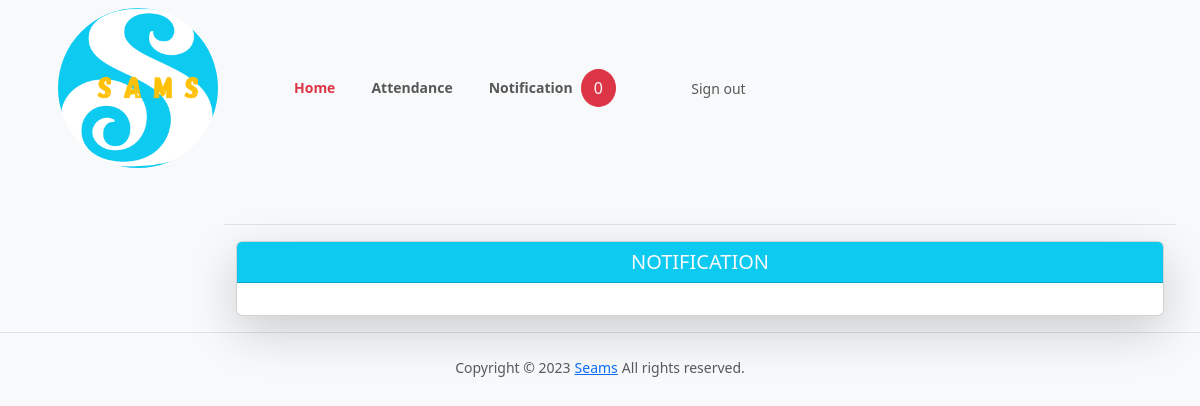
Page /student/1221/notification (signed in) on the earlier database version.
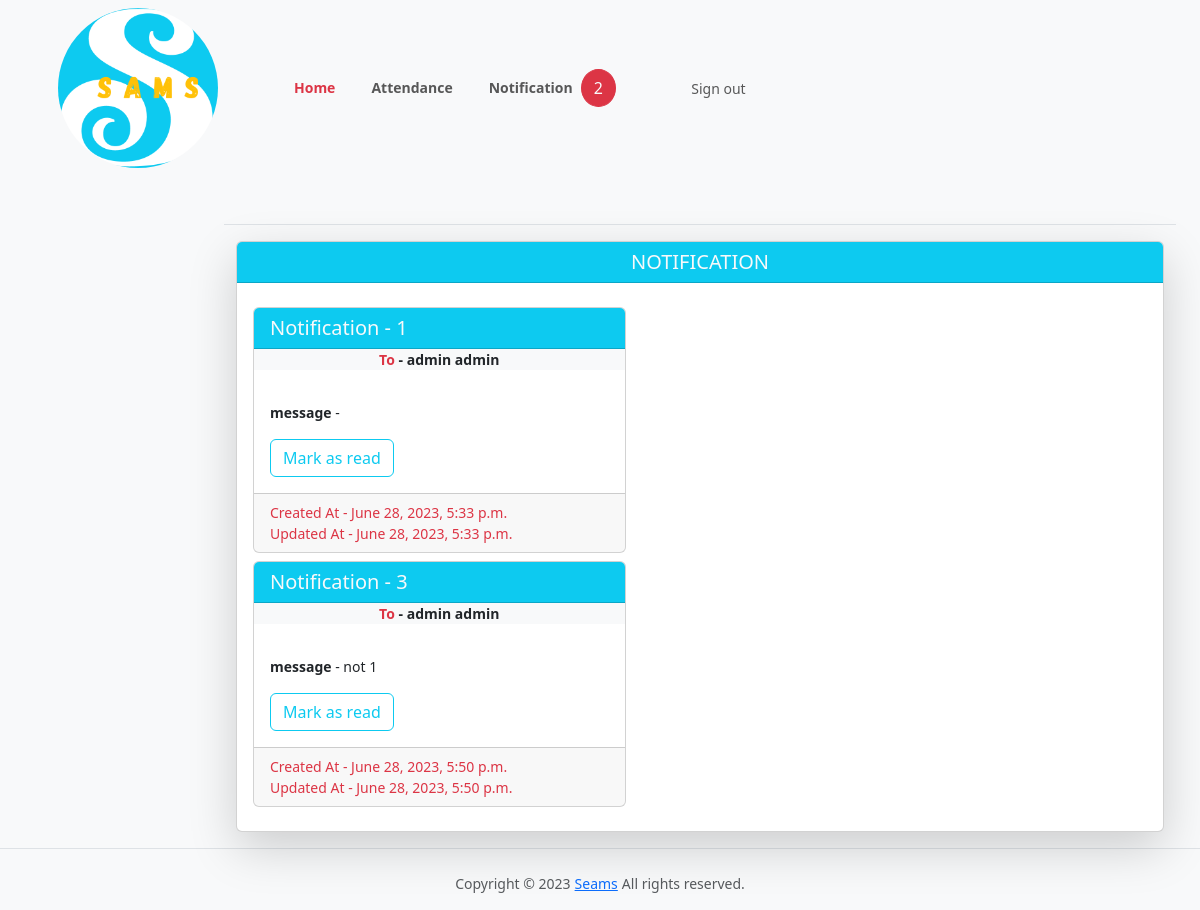
Same page on the later database version.
### samsApp/models.py (models this page shows, shortened)
class StudentNotification(models.Model):
    student = models.ForeignKey(Student, on_delete=models.CASCADE)
    message = models.TextField()
    created_at = models.DateTimeField(auto_now_add=True)
    updated_at = models.DateTimeField(auto_now=True)

class User(AbstractBaseUser, PermissionsMixin):
    email = models.EmailField(unique=True)
    first_name = models.CharField(max_length=30)
    last_name = models.CharField(max_length=30)
    is_active = models.BooleanField(default=True)
    is_teacher = models.BooleanField(default=False)
    is_student = models.BooleanField(default=False)
    is_admin = models.BooleanField(default=False)
    approved = models.BooleanField(_('Approved'), default = False)
    is_staff = models.BooleanField(default=False)
    is_superuser = models.BooleanField(default=False)
    objects = UserManager()
    USERNAME_FIELD = 'email'
    REQUIRED_FIELDS = ['first_name', 'last_name']

### samsApp/views.py (the view)
# urls.py: path('student/<slug:student_id>/notification', views.student_notification, name='student_notification_url'),
@login_required()
def student_notification(request, student_id):
    studentNote = StudentNotification.objects.filter(student=student_id)
    studentNote_count = len(studentNote)
    return render(request, 'student_notification.html', {'studentNote':studentNote, 'count':studentNote_count })

### samsApp/templates/student_notification.html (shortened to what this page needs)
{% load static %}
{% load avatar_tags %}
{% include "header.html" %}
<head>
</head>
<body class="bg-light">
  <header id="header-section">
    <nav class="navbar navbar-expand-lg pl-3 pl-sm-0" id="navbar">
        <div class="container">
          <div class="navbar-brand-wrapper d-flex mx-3 my-0" >
            <img class="img-responsive h-25 rounded-circle " style="width: 160px;" src="{% static 'images/logo.png' %}" alt="">
          </div>
          <div class="collapse navbar-collapse mx-5" id="navbarNavDropdown" >
            <ul class="navbar-nav d-flex">
              <li class="nav-item mx-1">
                <a class="active nav-link fw-bold text-danger " aria-current="page" href="{% url 'student_home_url' %}">Home</a>
              </li>
              <li class="nav-item mx-3">
                <a class="nav-link fw-bold" href="{% url 'student_attendance_url' request.user.student.USN %}">Attendance</a>
              </li>
              <li class="nav-item mx-1 d-flex">
                <a class="nav-link fw-bold" href="{% url 'student_notification_url' request.user.student.USN %}">Notification</a>
                <span id="count" class="text-light btn btn-danger rounded-circle" >{{count}}</span>
              </li>
              <div class="col-lg-2  col-sm-3  align-self-center text-white mx-5"  >
                <a class="nav-link   btn btn-md btn-outline-warning  "  href="{% url 'logout_url' %}">Sign out
                </a>
            </div>
          </ul>
        </div>
        </div>
    </nav>
  </header>
<div class="container-fluid">
  <div class="row py-3">
    <div class="col d-flex justify-content-end">
    </div>
<main class="col-md-9 ms-sm-auto col-lg-10 px-md-4">
  <div class=" pt-3 pb-2 mb-3 border-bottom">
  </div>
  <div class="container-fluid">
    <div class="row g-5">
        <div class="col-12 ">
          <div class="card shadow-lg">
              <h5 class="card-header text-light text-center text-uppercase bg-info">Notification
              </h5>
              <div class="card-body">
                {% for note in studentNote %}
                <div class="card col-5 my-2">
                  <h5 class="card-header bg-info text-light">Notification - {{note.id}}</h5>
                  <p class="text-dark fw-bold  text-center bg-light">
                    <span class="text-danger ">To</span> - {{request.user.first_name}} {{request.user.last_name}}
                  </p>
                  <div class="card-body">
                    <p>
                      <span class="fw-bold">message </span> - {{note.message}}
                    </p>
                    <button id="mark" class="btn btn-outline-info">Mark as read</button>
                  </div>
                  <div class="card-footer text-muted  ">
                    <div class="text-danger">Created At - {{note.created_at}}</div>
                    <div class="text-danger">Updated At - {{note.updated_at}}</div>
                  </div>
                </div>
                {% endfor %}
              </div>
          </div>
        </div>
    </div>
</div>
</main>
</div>
</div>
{% include "footer.html" %}

Differences in the rows shown:
added StudentNotification: id "1", created_at "June 28, 2023, 5:33 p.m.", updated_at "June 28, 2023, 5:33 p.m."
now on this page (row edited): User: user.first_name "admin", user.last_name "admin"
added StudentNotification: id "3", message "not 1", created_at "June 28, 2023, 5:50 p.m.", updated_at "June 28, 2023, 5:50 p.m."
Other differences:
{{ count }}: "0" → "2"
